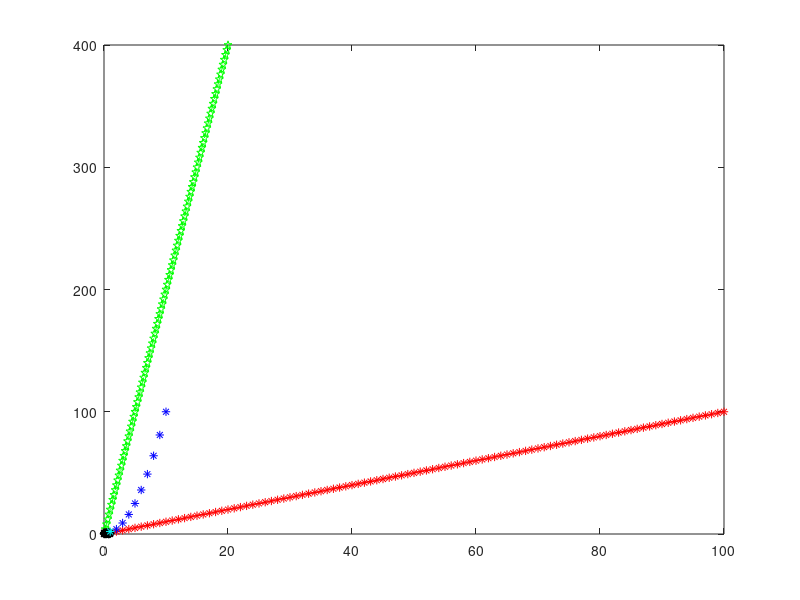

The MATLAB source for this figure:
%% Five Lines: Plot five lines (different order)

function [passed, msg] = test()
    xx1 = 1:100;
    yy1 = 1:100;
    xx2 = 1:10;
    yy2 = (1:10).^2;
    xx3 = xx1 ./ 5;
    yy3 = yy1 .* 4;
    xx4 = rand(1, 100);
    yy4 = xx4(end:-1:1);
    xx5 = 1;
    yy5 = 2;
    
    % Plot 1
    ax = axes;
    plot(xx1, yy1, 'r-*', ...
        xx2, yy2, 'b*', ...
        xx3, yy3, 'gp--', ...
        xx4, yy4, '--k*', ...
        xx5, yy5, 'c*');
    
    try
        P1 = Plot(ax);
    catch e
        passed = false;
        msg = sprintf('Expected Success; got "%s"', e.identifier);
        return;
    end
    
    % Plot 2
    
    ax = axes;
    hold on;
    plot(xx1(end:-1:1), yy1(end:-1:1), 'r-*');
    plot(xx2, yy2, 'b*');
    plot(xx3, yy3, 'gp--');
    plot(xx4, yy4, '--k*');
    plot(xx5, yy5, 'c*');
    
    try
        P2 = Plot(ax);
    catch e
        passed = false;
        msg = sprintf('Expected Success; got "%s"', e.identifier);
        return;
    end
    
    if P1.equals(P2)
        passed = true;
        msg = 'Five Lines successfully compare equal';
    else
        passed = false;
        msg = 'Five lines differ';
    end
end